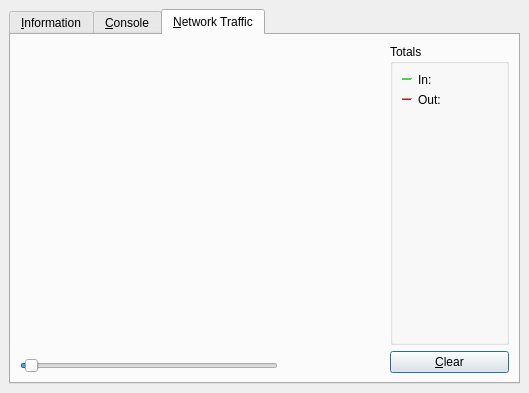
<?xml version="1.0" encoding="UTF-8"?>
<ui version="4.0">
 <class>RPCConsole</class>
 <widget class="QDialog" name="RPCConsole">
  <property name="geometry">
   <rect>
    <x>0</x>
    <y>0</y>
    <width>529</width>
    <height>393</height>
   </rect>
  </property>
  <property name="windowTitle">
   <string>ArtBoomerang - Debug window</string>
  </property>
  <layout class="QVBoxLayout" name="verticalLayout_2">
   <property name="leftMargin">
    <number>0</number>
   </property>
   <property name="topMargin">
    <number>0</number>
   </property>
   <property name="rightMargin">
    <number>0</number>
   </property>
   <property name="bottomMargin">
    <number>0</number>
   </property>
   <item>
    <layout class="QHBoxLayout" name="actionBarLayout"/>
   </item>
   <item>
    <layout class="QVBoxLayout" name="verticalLayout_6">
     <property name="leftMargin">
      <number>9</number>
     </property>
     <property name="topMargin">
      <number>9</number>
     </property>
     <property name="rightMargin">
      <number>9</number>
     </property>
     <property name="bottomMargin">
      <number>9</number>
     </property>
     <item>
      <widget class="QTabWidget" name="tabWidget">
       <property name="currentIndex">
        <number>2</number>
       </property>
       <widget class="QWidget" name="tab_info">
        <attribute name="title">
         <string>&amp;Information</string>
        </attribute>
        <layout class="QGridLayout" name="gridLayout_7">
         <item row="3" column="0">
          <spacer name="verticalSpacer">
           <property name="orientation">
            <enum>Qt::Vertical</enum>
           </property>
           <property name="sizeHint" stdset="0">
            <size>
             <width>20</width>
             <height>40</height>
            </size>
           </property>
          </spacer>
         </item>
         <item row="0" column="0" colspan="2">
          <widget class="QScrollArea" name="scrollArea">
           <property name="widgetResizable">
            <bool>true</bool>
           </property>
           <widget class="QWidget" name="scrollAreaWidgetContents">
            <property name="geometry">
             <rect>
              <x>0</x>
              <y>0</y>
              <width>165</width>
              <height>265</height>
             </rect>
            </property>
            <layout class="QVBoxLayout" name="verticalLayout_14">
             <item>
              <layout class="QGridLayout" name="gridLayout_6">
               <item row="2" column="0">
                <widget class="QLabel" name="label_6">
                 <property name="text">
                  <string>Client version</string>
                 </property>
                </widget>
               </item>
               <item row="4" column="0">
                <widget class="QLabel" name="label_12">
                 <property name="text">
                  <string>Build date</string>
                 </property>
                </widget>
               </item>
               <item row="2" column="1">
                <widget class="QLabel" name="clientVersion">
                 <property name="cursor">
                  <cursorShape>IBeamCursor</cursorShape>
                 </property>
                 <property name="text">
                  <string>N/A</string>
                 </property>
                 <property name="textFormat">
                  <enum>Qt::PlainText</enum>
                 </property>
                 <property name="textInteractionFlags">
                  <set>Qt::LinksAccessibleByMouse|Qt::TextSelectableByKeyboard|Qt::TextSelectableByMouse</set>
                 </property>
                </widget>
               </item>
               <item row="0" column="0">
                <widget class="QLabel" name="label_9">
                 <property name="font">
                  <font>
                   <weight>75</weight>
                   <bold>true</bold>
                  </font>
                 </property>
                 <property name="text">
                  <string>ArtBoomerang</string>
                 </property>
                </widget>
               </item>
               <item row="3" column="0">
                <widget class="QLabel" name="label_14">
                 <property name="text">
                  <string>Using OpenSSL version</string>
                 </property>
                 <property name="indent">
                  <number>10</number>
                 </property>
                </widget>
               </item>
               <item row="4" column="1">
                <widget class="QLabel" name="buildDate">
                 <property name="cursor">
                  <cursorShape>IBeamCursor</cursorShape>
                 </property>
                 <property name="text">
                  <string>N/A</string>
                 </property>
                 <property name="textFormat">
                  <enum>Qt::PlainText</enum>
                 </property>
                 <property name="textInteractionFlags">
                  <set>Qt::LinksAccessibleByMouse|Qt::TextSelectableByKeyboard|Qt::TextSelectableByMouse</set>
                 </property>
                </widget>
               </item>
               <item row="3" column="1">
                <widget class="QLabel" name="openSSLVersion">
                 <property name="cursor">
                  <cursorShape>IBeamCursor</cursorShape>
                 </property>
                 <property name="text">
                  <string>N/A</string>
                 </property>
                 <property name="textFormat">
                  <enum>Qt::PlainText</enum>
                 </property>
                 <property name="textInteractionFlags">
                  <set>Qt::LinksAccessibleByMouse|Qt::TextSelectableByKeyboard|Qt::TextSelectableByMouse</set>
                 </property>
                </widget>
               </item>
               <item row="1" column="0">
                <widget class="QLabel" name="label_5">
                 <property name="text">
                  <string>Client name</string>
                 </property>
                </widget>
               </item>
               <item row="1" column="1">
                <widget class="QLabel" name="clientName">
                 <property name="cursor">
                  <cursorShape>IBeamCursor</cursorShape>
                 </property>
                 <property name="text">
                  <string>N/A</string>
                 </property>
                 <property name="textFormat">
                  <enum>Qt::PlainText</enum>
                 </property>
                 <property name="textInteractionFlags">
                  <set>Qt::LinksAccessibleByMouse|Qt::TextSelectableByKeyboard|Qt::TextSelectableByMouse</set>
                 </property>
                </widget>
               </item>
               <item row="5" column="0">
                <widget class="QLabel" name="label_13">
                 <property name="text">
                  <string>Startup time</string>
                 </property>
                </widget>
               </item>
               <item row="5" column="1">
                <widget class="QLabel" name="startupTime">
                 <property name="cursor">
                  <cursorShape>IBeamCursor</cursorShape>
                 </property>
                 <property name="text">
                  <string>N/A</string>
                 </property>
                 <property name="textFormat">
                  <enum>Qt::PlainText</enum>
                 </property>
                 <property name="textInteractionFlags">
                  <set>Qt::LinksAccessibleByMouse|Qt::TextSelectableByKeyboard|Qt::TextSelectableByMouse</set>
                 </property>
                </widget>
               </item>
              </layout>
             </item>
             <item>
              <layout class="QGridLayout" name="gridLayout_5">
               <item row="2" column="0">
                <widget class="QLabel" name="label_7">
                 <property name="text">
                  <string>Number of connections</string>
                 </property>
                </widget>
               </item>
               <item row="1" column="0">
                <widget class="QLabel" name="label_11">
                 <property name="font">
                  <font>
                   <weight>75</weight>
                   <bold>true</bold>
                  </font>
                 </property>
                 <property name="text">
                  <string>Network</string>
                 </property>
                </widget>
               </item>
               <item row="2" column="1">
                <widget class="QLabel" name="numberOfConnections">
                 <property name="cursor">
                  <cursorShape>IBeamCursor</cursorShape>
                 </property>
                 <property name="text">
                  <string>N/A</string>
                 </property>
                 <property name="textFormat">
                  <enum>Qt::PlainText</enum>
                 </property>
                 <property name="textInteractionFlags">
                  <set>Qt::LinksAccessibleByMouse|Qt::TextSelectableByKeyboard|Qt::TextSelectableByMouse</set>
                 </property>
                </widget>
               </item>
               <item row="3" column="1">
                <widget class="QCheckBox" name="isTestNet">
                 <property name="enabled">
                  <bool>false</bool>
                 </property>
                 <property name="text">
                  <string/>
                 </property>
                </widget>
               </item>
               <item row="3" column="0">
                <widget class="QLabel" name="label_18">
                 <property name="text">
                  <string>On testnet</string>
                 </property>
                </widget>
               </item>
              </layout>
             </item>
             <item>
              <layout class="QGridLayout" name="gridLayout">
               <item row="3" column="0">
                <widget class="QLabel" name="label_2">
                 <property name="text">
                  <string>Last block time</string>
                 </property>
                </widget>
               </item>
               <item row="2" column="0">
                <widget class="QLabel" name="label_4">
                 <property name="text">
                  <string>Estimated total blocks</string>
                 </property>
                </widget>
               </item>
               <item row="0" column="0">
                <widget class="QLabel" name="label_10">
                 <property name="font">
                  <font>
                   <weight>75</weight>
                   <bold>true</bold>
                  </font>
                 </property>
                 <property name="text">
                  <string>Block chain</string>
                 </property>
                </widget>
               </item>
               <item row="1" column="0">
                <widget class="QLabel" name="label_3">
                 <property name="text">
                  <string>Current number of blocks</string>
                 </property>
                </widget>
               </item>
               <item row="1" column="1">
                <widget class="QLabel" name="numberOfBlocks">
                 <property name="cursor">
                  <cursorShape>IBeamCursor</cursorShape>
                 </property>
                 <property name="text">
                  <string>N/A</string>
                 </property>
                 <property name="textFormat">
                  <enum>Qt::PlainText</enum>
                 </property>
                 <property name="textInteractionFlags">
                  <set>Qt::LinksAccessibleByMouse|Qt::TextSelectableByKeyboard|Qt::TextSelectableByMouse</set>
                 </property>
                </widget>
               </item>
               <item row="2" column="1">
                <widget class="QLabel" name="totalBlocks">
                 <property name="cursor">
                  <cursorShape>IBeamCursor</cursorShape>
                 </property>
                 <property name="text">
                  <string>N/A</string>
                 </property>
                 <property name="textFormat">
                  <enum>Qt::PlainText</enum>
                 </property>
                 <property name="textInteractionFlags">
                  <set>Qt::LinksAccessibleByMouse|Qt::TextSelectableByKeyboard|Qt::TextSelectableByMouse</set>
                 </property>
                </widget>
               </item>
               <item row="3" column="1">
                <widget class="QLabel" name="lastBlockTime">
                 <property name="cursor">
                  <cursorShape>IBeamCursor</cursorShape>
                 </property>
                 <property name="text">
                  <string>N/A</string>
                 </property>
                 <property name="textFormat">
                  <enum>Qt::PlainText</enum>
                 </property>
                 <property name="textInteractionFlags">
                  <set>Qt::LinksAccessibleByMouse|Qt::TextSelectableByKeyboard|Qt::TextSelectableByMouse</set>
                 </property>
                </widget>
               </item>
              </layout>
             </item>
            </layout>
           </widget>
          </widget>
         </item>
         <item row="2" column="1">
          <widget class="QPushButton" name="showCLOptionsButton">
           <property name="toolTip">
            <string>Show the ArtBoomerang-Qt help message to get a list with possible ArtBoomerang command-line options.</string>
           </property>
           <property name="text">
            <string>&amp;Show</string>
           </property>
           <property name="autoDefault">
            <bool>false</bool>
           </property>
          </widget>
         </item>
         <item row="2" column="0">
          <widget class="QPushButton" name="openDebugLogfileButton">
           <property name="toolTip">
            <string>Open the ArtBoomerang debug log file from the current data directory. This can take a few seconds for large log files.</string>
           </property>
           <property name="text">
            <string>&amp;Open</string>
           </property>
           <property name="autoDefault">
            <bool>false</bool>
           </property>
          </widget>
         </item>
         <item row="1" column="1">
          <widget class="QLabel" name="labelCLOptions">
           <property name="font">
            <font>
             <weight>75</weight>
             <bold>true</bold>
            </font>
           </property>
           <property name="text">
            <string>Command-line options</string>
           </property>
          </widget>
         </item>
         <item row="1" column="0">
          <widget class="QLabel" name="labelDebugLogfile">
           <property name="font">
            <font>
             <weight>75</weight>
             <bold>true</bold>
            </font>
           </property>
           <property name="text">
            <string>Debug log file</string>
           </property>
          </widget>
         </item>
        </layout>
       </widget>
       <widget class="QWidget" name="tab_console">
        <attribute name="title">
         <string>&amp;Console</string>
        </attribute>
        <layout class="QVBoxLayout" name="verticalLayout_3">
         <property name="spacing">
          <number>3</number>
         </property>
         <item>
          <widget class="QTextEdit" name="messagesWidget">
           <property name="minimumSize">
            <size>
             <width>0</width>
             <height>100</height>
            </size>
           </property>
           <property name="readOnly">
            <bool>true</bool>
           </property>
           <property name="tabKeyNavigation" stdset="0">
            <bool>false</bool>
           </property>
           <property name="columnCount" stdset="0">
            <number>2</number>
           </property>
          </widget>
         </item>
         <item>
          <layout class="QHBoxLayout" name="horizontalLayout">
           <property name="spacing">
            <number>3</number>
           </property>
           <item>
            <widget class="QLabel" name="label">
             <property name="text">
              <string notr="true">&gt;</string>
             </property>
            </widget>
           </item>
           <item>
            <widget class="QLineEdit" name="lineEdit"/>
           </item>
           <item>
            <widget class="QPushButton" name="clearButton">
             <property name="maximumSize">
              <size>
               <width>62</width>
               <height>62</height>
              </size>
             </property>
             <property name="toolTip">
              <string>Clear console</string>
             </property>
             <property name="text">
              <string/>
             </property>
             <property name="icon">
              <iconset resource="../bitcoin.qrc">
               <normaloff>:/icons/remove</normaloff>:/icons/remove</iconset>
             </property>
             <property name="shortcut">
              <string notr="true">Ctrl+L</string>
             </property>
             <property name="autoDefault">
              <bool>false</bool>
             </property>
            </widget>
           </item>
          </layout>
         </item>
        </layout>
       </widget>
       <widget class="QWidget" name="tab">
        <attribute name="title">
         <string>&amp;Network Traffic</string>
        </attribute>
        <layout class="QHBoxLayout" name="horizontalLayout_3">
         <item>
          <layout class="QVBoxLayout" name="verticalLayout_4">
           <item>
            <widget class="TrafficGraphWidget" name="trafficGraph" native="true">
             <property name="sizePolicy">
              <sizepolicy hsizetype="Expanding" vsizetype="Expanding">
               <horstretch>0</horstretch>
               <verstretch>0</verstretch>
              </sizepolicy>
             </property>
            </widget>
           </item>
           <item>
            <layout class="QHBoxLayout" name="horizontalLayout_2">
             <item>
              <widget class="QSlider" name="sldGraphRange">
               <property name="minimum">
                <number>1</number>
               </property>
               <property name="maximum">
                <number>288</number>
               </property>
               <property name="pageStep">
                <number>12</number>
               </property>
               <property name="value">
                <number>6</number>
               </property>
               <property name="orientation">
                <enum>Qt::Horizontal</enum>
               </property>
              </widget>
             </item>
             <item>
              <widget class="QLabel" name="lblGraphRange">
               <property name="minimumSize">
                <size>
                 <width>100</width>
                 <height>0</height>
                </size>
               </property>
               <property name="alignment">
                <set>Qt::AlignCenter</set>
               </property>
              </widget>
             </item>
            </layout>
           </item>
          </layout>
         </item>
         <item>
          <layout class="QVBoxLayout" name="verticalLayout">
           <item>
            <widget class="QGroupBox" name="groupBox">
             <property name="title">
              <string>Totals</string>
             </property>
             <layout class="QVBoxLayout" name="verticalLayout_5">
              <item>
               <layout class="QHBoxLayout" name="horizontalLayout_4">
                <item>
                 <widget class="Line" name="line">
                  <property name="sizePolicy">
                   <sizepolicy hsizetype="Fixed" vsizetype="Fixed">
                    <horstretch>0</horstretch>
                    <verstretch>0</verstretch>
                   </sizepolicy>
                  </property>
                  <property name="minimumSize">
                   <size>
                    <width>10</width>
                    <height>0</height>
                   </size>
                  </property>
                  <property name="palette">
                   <palette>
                    <active>
                     <colorrole role="Light">
                      <brush brushstyle="SolidPattern">
                       <color alpha="255">
                        <red>0</red>
                        <green>255</green>
                        <blue>0</blue>
                       </color>
                      </brush>
                     </colorrole>
                    </active>
                    <inactive>
                     <colorrole role="Light">
                      <brush brushstyle="SolidPattern">
                       <color alpha="255">
                        <red>0</red>
                        <green>255</green>
                        <blue>0</blue>
                       </color>
                      </brush>
                     </colorrole>
                    </inactive>
                    <disabled>
                     <colorrole role="Light">
                      <brush brushstyle="SolidPattern">
                       <color alpha="255">
                        <red>0</red>
                        <green>255</green>
                        <blue>0</blue>
                       </color>
                      </brush>
                     </colorrole>
                    </disabled>
                   </palette>
                  </property>
                  <property name="orientation">
                   <enum>Qt::Horizontal</enum>
                  </property>
                 </widget>
                </item>
                <item>
                 <widget class="QLabel" name="label_16">
                  <property name="text">
                   <string>In:</string>
                  </property>
                 </widget>
                </item>
                <item>
                 <widget class="QLabel" name="lblBytesIn">
                  <property name="minimumSize">
                   <size>
                    <width>50</width>
                    <height>0</height>
                   </size>
                  </property>
                  <property name="alignment">
                   <set>Qt::AlignRight|Qt::AlignTrailing|Qt::AlignVCenter</set>
                  </property>
                 </widget>
                </item>
               </layout>
              </item>
              <item>
               <layout class="QHBoxLayout" name="horizontalLayout_5">
                <item>
                 <widget class="Line" name="line_2">
                  <property name="sizePolicy">
                   <sizepolicy hsizetype="Fixed" vsizetype="Fixed">
                    <horstretch>0</horstretch>
                    <verstretch>0</verstretch>
                   </sizepolicy>
                  </property>
                  <property name="minimumSize">
                   <size>
                    <width>10</width>
                    <height>0</height>
                   </size>
                  </property>
                  <property name="palette">
                   <palette>
                    <active>
                     <colorrole role="Light">
                      <brush brushstyle="SolidPattern">
                       <color alpha="255">
                        <red>255</red>
                        <green>0</green>
                        <blue>0</blue>
                       </color>
                      </brush>
                     </colorrole>
                    </active>
                    <inactive>
                     <colorrole role="Light">
                      <brush brushstyle="SolidPattern">
                       <color alpha="255">
                        <red>255</red>
                        <green>0</green>
                        <blue>0</blue>
                       </color>
                      </brush>
                     </colorrole>
                    </inactive>
                    <disabled>
                     <colorrole role="Light">
                      <brush brushstyle="SolidPattern">
                       <color alpha="255">
                        <red>255</red>
                        <green>0</green>
                        <blue>0</blue>
                       </color>
                      </brush>
                     </colorrole>
                    </disabled>
                   </palette>
                  </property>
                  <property name="orientation">
                   <enum>Qt::Horizontal</enum>
                  </property>
                 </widget>
                </item>
                <item>
                 <widget class="QLabel" name="label_17">
                  <property name="text">
                   <string>Out:</string>
                  </property>
                 </widget>
                </item>
                <item>
                 <widget class="QLabel" name="lblBytesOut">
                  <property name="minimumSize">
                   <size>
                    <width>50</width>
                    <height>0</height>
                   </size>
                  </property>
                  <property name="alignment">
                   <set>Qt::AlignRight|Qt::AlignTrailing|Qt::AlignVCenter</set>
                  </property>
                 </widget>
                </item>
               </layout>
              </item>
              <item>
               <spacer name="verticalSpacer_4">
                <property name="orientation">
                 <enum>Qt::Vertical</enum>
                </property>
                <property name="sizeHint" stdset="0">
                 <size>
                  <width>20</width>
                  <height>407</height>
                 </size>
                </property>
               </spacer>
              </item>
             </layout>
            </widget>
           </item>
           <item>
            <widget class="QPushButton" name="btnClearTrafficGraph">
             <property name="text">
              <string>&amp;Clear</string>
             </property>
            </widget>
           </item>
          </layout>
         </item>
        </layout>
       </widget>
      </widget>
     </item>
    </layout>
   </item>
  </layout>
 </widget>
 <customwidgets>
  <customwidget>
   <class>TrafficGraphWidget</class>
   <extends>QWidget</extends>
   <header>trafficgraphwidget.h</header>
   <container>1</container>
   <slots>
    <slot>clear()</slot>
   </slots>
  </customwidget>
 </customwidgets>
 <resources>
  <include location="../bitcoin.qrc"/>
 </resources>
 <connections/>
</ui>
